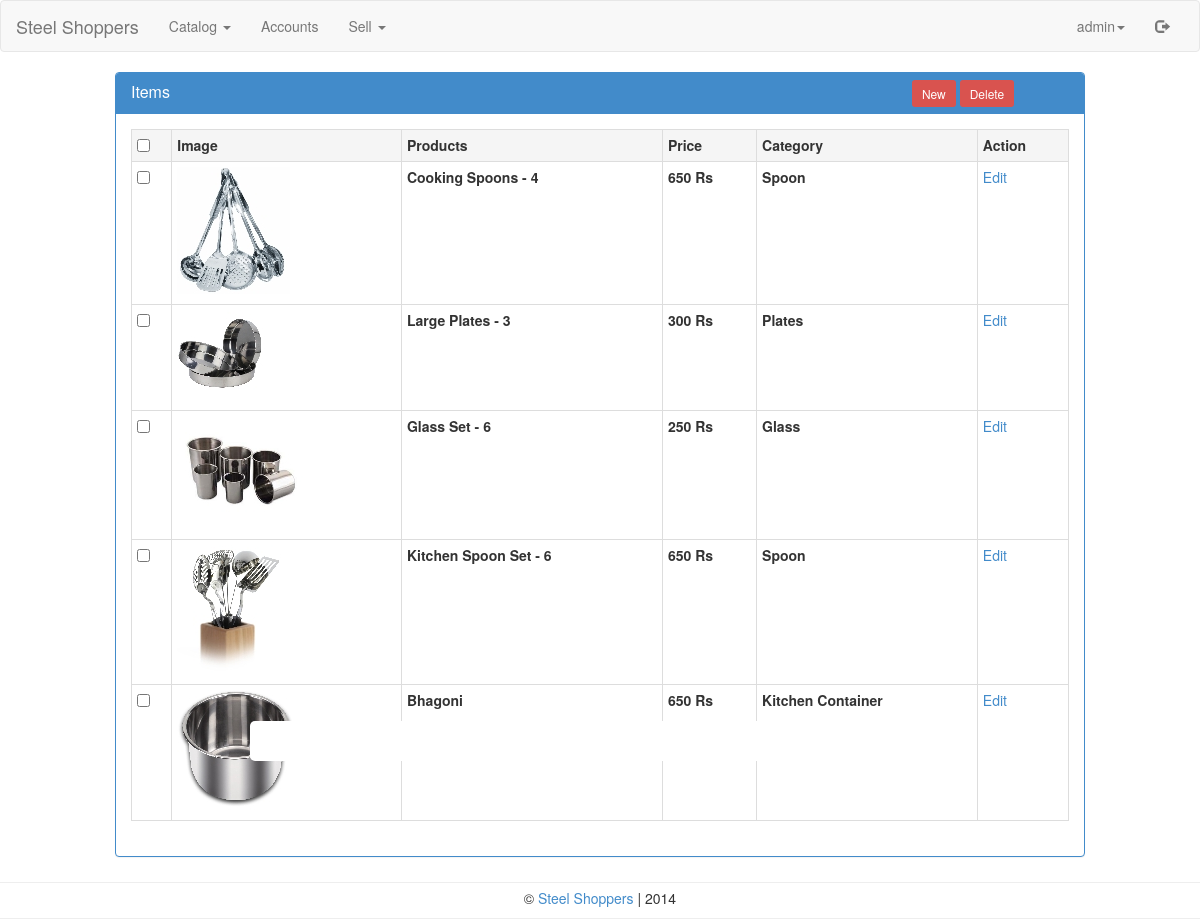
The app's page /admin/item.php (signed in) with its own data.
### tables this page shows
CREATE TABLE IF NOT EXISTS `ss_user` (
  `id` int(11) NOT NULL AUTO_INCREMENT,
  `username` varchar(20) NOT NULL,
  `password` varchar(64) NOT NULL,
  `salt` varchar(32) NOT NULL,
  `name` varchar(50) NOT NULL,
  `joined` datetime NOT NULL,
  `group` int(11) NOT NULL,
  `email` varchar(100) NOT NULL,
  `mobile` varchar(15) NOT NULL,
  PRIMARY KEY (`id`)
);

CREATE TABLE IF NOT EXISTS `ss_item` (
  `id` int(50) NOT NULL AUTO_INCREMENT,
  `name` varchar(500) NOT NULL,
  `price` int(10) NOT NULL,
  `description` varchar(1000) DEFAULT NULL,
  `category` varchar(200) NOT NULL,
  `seller_id` int(10) DEFAULT NULL,
  `image` varchar(250) NOT NULL,
  PRIMARY KEY (`id`)
);

### classes/Config.php (called while the page is built)
<?php
class Config {
    public static function get($path = null) {
        if($path) {
            $config = $GLOBALS['config'];
            $path = explode('/', $path);
            foreach($path as $bit) {
                if(isset($config[$bit])) {
                    $config = $config[$bit];
                }
            }
            return $config;
        }
        return false;
    }
}

### classes/DB.php (called while the page is built, shortened)
<?php
class DB {
    private static $_instance = null;
    private $_pdo,
            $_query,
            $_error = false,
            $_results,
            $_count = 0;
    private function __construct() {
        try {
            $this->_pdo = new PDO('mysql:host=' . Config::get('mysql/host') . ';dbname=' . Config::get('mysql/db'), Config::get('mysql/username'), Config::get('mysql/password'));
        } catch(PDOException $e) {
            die($e->getMessage());
        }
    }
    public static function getInstance() {
        if(!isset(self::$_instance)) {
            self::$_instance = new DB();
        }
        return self::$_instance;
    }
    public function query($sql, $params = array()) {
        $this->_error = false;
        if($this->_query = $this->_pdo->prepare($sql)) {
            $x = 1;
            if(count($params)) {
                foreach($params as $param) {
                    $this->_query->bindValue($x, $param);
                    $x++;
                }
            }
            if($this->_query->execute()) {
                $this->_results = $this->_query->fetchAll(PDO::FETCH_OBJ);
                $this->_count = $this->_query->rowCount();
            } else {
                $this->_error = true;
            }
        }
        return $this;
    }
    public function action($action, $table, $where = array()) {
        if(count($where) === 3) {
            $operators = array('=', '>', '<', '>=', '<=');
            $field = $where[0];
            $operator = $where[1];
            $value = $where[2];
            if(in_array($operator, $operators)) {
                $sql = "{$action} FROM {$table} WHERE {$field} {$operator} ?";
                if(!$this->query($sql, array($value))->error()) {
                    return $this;
                }
            }
        }
        return false;
    }
    public function get($table, $where) {
        return $this->action('SELECT *', $table, $where);
    }
    public function results() {
        return $this->_results;
    }
    public function first() {
        return $this->results()[0];
    }
    public function error() {
        return $this->_error;
    }
    public function count() {
        return $this->_count;
    }
}

### classes/User.php (called while the page is built, shortened)
<?php
class User {
    private $_db,
            $_data,
            $_sessionName,
            $_cookieName,
            $_isLoggedIn;
    public function __construct($user = null) {
        $this->_db = DB::getInstance();
        $this->_sessionName = Config::get('session/session_name');
        if(!$user) {
            if(Session::exists($this->_sessionName)) {
                $user = Session::get($this->_sessionName);
                if($this->find($user)) {
                    $this->_isLoggedIn = true;
                } else {
                }
            }
        } else {
            $this->find($user);
        }
    }
    public function find($user = null) {
        if($user) {
            $field = (is_numeric($user)) ? 'id' : 'username';
            $data = $this->_db->get('ss_user', array($field, '=', $user));
            if($data->count()) {
                $this->_data = $data->first();
                return true;
            }
        }
        return false;
    }
    public function data() {
        return $this->_data;
    }
    public function isLoggedIn() {
        return $this->_isLoggedIn;
    }
}

### classes/Session.php (called while the page is built, shortened)
<?php
class Session {
    public static function exists($name) {
        return (isset($_SESSION[$name])) ? true : false ;
    }
    public static function get($name) {
        return $_SESSION[$name];
    }
}

### admin/item.php (the view, shortened to what this page needs)
<?php
require_once 'header.php';
?>
    <div class="row">
        <div class="col-md-1"></div>
        <div class="col-md-10">
            <div class="panel panel-primary">
                <div class="panel-heading">
                    <div class="row">
                        <div class="col-sm-9">
                            <h3 class="panel-title">Items</h3>
                        </div>
                        <div class="col-sm-3">
                            <center>
                                <a href="add-item.php" class="btn-sm btn-danger">New</a>
                                <a onclick="$('#form').submit();" class="btn-sm btn-danger" style="cursor: pointer;">Delete</a>
                            </center>
                        </div>
                    </div>
                </div>
                <div class="panel-body">
                    <form action="#" method="post" id="form">
                        <table class="table table-bordered table-condensed table-hover">
                            <tr class="active">
                                <th><input type="checkbox" onclick="$('input[type*=\'checkbox\']').attr('checked', this.checked);"></th>
                                <th>Image</th>
                                <th>Products</th>
                                <th>Price</th>
                                <th>Category</th>
                                <th>Action</th>
                            </tr>
                            <?php
                            $db = DB::getInstance();
                            $data = $db->action('SELECT *', 'ss_item', array('1', '=', '1'));
                            $count = $data->count();
                            for($x = 0; $x<$count; $x++) {
                                ?>
                                <tr>
                                    <td><input type="checkbox" id="<?php echo $data->results()[$x]->id; ?>" name="id" value="<?php echo $data->results()[$x]->id; ?>"></td>
                                    <td><label for="<?php echo $data->results()[$x]->id; ?>"><img src="../product-images/thumb-<?php echo $data->results()[$x]->image; ?>" style="margin: 0 0;"></label></td>
                                    <td><label for="<?php echo $data->results()[$x]->id; ?>"><?php echo $data->results()[$x]->name; ?></label></td>
                                    <td><label for="<?php echo $data->results()[$x]->id; ?>"><?php echo $data->results()[$x]->price; ?> Rs</label></td>
                                    <td><label for="<?php echo $data->results()[$x]->id; ?>"><?php echo $data->results()[$x]->category; ?></label></td>
                                    <td><a href="?id=<?php echo $data->results()[$x]->id . "&name=" . $data->results()[$x]->name . "&price=" . $data->results()[$x]->price . "&category=" . $data->results()[$x]->category . "&description=" . $data->results()[$x]->description; ?>&#edit">Edit</a></td>
                                </tr>
                            <?php   } ?>
                        </table>
                    </form>
                    <div class="modall" id="edit">
                        <div class="modal-container">
                        </div>
                    </div>
                </div>
            </div>
        </div>
        <div class="col-md-1"></div>
    </div>
<?php
require_once 'footer.php';
?>

### admin/header.php (shortened to what this page needs)
<?php
if(file_exists('../config.php')) {
    require_once '../config.php';
} else {
    echo("Missing Configuration File.");
}
$user = new User();
?>
<!DOCTYPE html>
<html>
<head>
    <link rel="stylesheet" href="../css/bootstrap.min.css">
    <link rel="stylesheet" href="../css/style.css">
    <link rel="stylesheet" href="../css/modal.css">
</head>
<body>
<nav class="navbar navbar-default" role="navigation">
    <div class="container-fluid">
        <div class="navbar-header">
            <a class="navbar-brand" href="index.php">Steel Shoppers</a>
        </div>
        <div class="collapse navbar-collapse" id="bs-example-navbar-collapse-1">
            <ul class="nav navbar-nav">
                <li class="dropdown">
                    <a href="#" class="dropdown-toggle" data-toggle="dropdown">Catalog <span class="caret"></span></a>
                </li>
                <li><a href="users.php">Accounts </a></li>
                <li class="dropdown">
                    <a href="#" class="dropdown-toggle" data-toggle="dropdown">Sell <span class="caret"></span></a>
                </li>
            </ul>
            <ul class="nav navbar-nav navbar-right">
                <?php
                if($user->isLoggedIn()) {
                    ?>
                    <li class="dropdown">
                        <a href="#" class="dropdown-toggle" data-toggle="dropdown"><?php echo $user->data()->username; ?><span class="caret"></span></a>
                    </li>
                <?php
                }
                ?>
                <li>
                    <?php
                    if($user->isLoggedIn()) {
                        echo '<a href="' . HTTP_SERVER . 'logout.php"><span class="glyphicon glyphicon-log-out"></span></a>';
                    } else {
                        echo '<a href="' . HTTP_SERVER . 'login.php"><span class="glyphicon glyphicon-log-in"></span></a>';
                    }
                    ?>
                </li>
            </ul>
        </div>
    </div>
</nav>
<div class="container-fluid">

### css/modal.css (style rules this page uses)
.modal-container { position: fixed; background-color: #fff; width: 70%; max-width: 700px; left: 50%; padding: 20px; border-radius: 5px; -webkit-transform: translate(-50%, -300%); -ms-transform: translate(-50%, -300%); transform: translate(-50%, -300%); -webkit-transition: -webkit-transform 200ms ease-out; transition: transform 200ms ease-out; }
.modall:before { content: ""; position: fixed; display: none; background-color: rgba(0,0,0,.7); top: 0; left: 0; height: 100%; width: 100%; }

### records on screen
ss_user: username "admin"
ss_item: image (picture), name "Cooking Spoons - 4", price "650", category "Spoon"
ss_item: image (picture), name "Large Plates - 3", price "300", category "Plates"
ss_item: image (picture), name "Glass Set - 6", price "250", category "Glass"
ss_item: image (picture), name "Kitchen Spoon Set - 6", price "650", category "Spoon"
ss_item: image (picture), name "Bhagoni", price "650", category "Kitchen Container"
